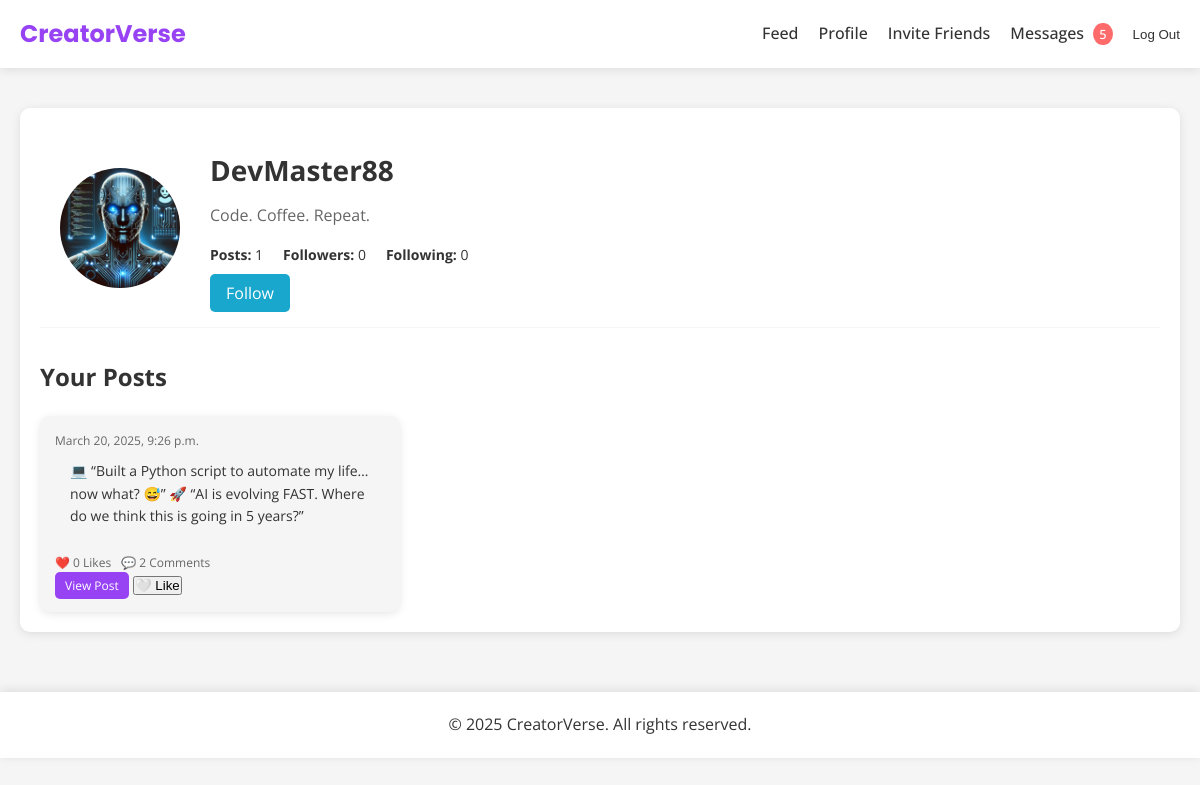
Screenshot of /users/profile/DevMaster88/ (signed in) with the database file from the repository.
### users/models.py (models this page shows, shortened)
class CustomUser(AbstractUser):
    bio = models.TextField(blank=True, null=True, help_text="Tell others about yourself")
    profile_image = models.ImageField(
        upload_to="profile_pics/",
        blank=True,
        null=True,
        help_text="Upload a profile picture"
    )
    used_invite = models.BooleanField(
        default=False,
        help_text="Has this user used an invite code?"
    )
    following = models.ManyToManyField(
        'self',
        symmetrical=False,
        related_name='followers',
        blank=True,
        help_text="Users this user is following"
    )
    class Meta:
        verbose_name = "User"
        verbose_name_plural = "Users"

### feed/models.py (models this page shows, shortened)
class Post(models.Model):
    user = models.ForeignKey(User, on_delete=models.CASCADE, related_name="posts")
    content = models.TextField()
    created_at = models.DateTimeField(auto_now_add=True)
    likes = models.ManyToManyField(User, related_name="liked_posts", blank=True)
    keywords = models.CharField(max_length=255, blank=True, null=True)
    class Meta:
        ordering = ["-created_at"]

### users/views.py (the view)
# urls.py: path('profile/<str:username>/', views.profile_view, name='profile'),
@login_required
def profile_view(request, username):
    profile_user = get_object_or_404(User, username=username)
    user_posts = Post.objects.filter(user=profile_user).order_by('-created_at')
    context = {
        'profile_user': profile_user,
        'user_posts': user_posts,
        'followers_count': profile_user.followers.count(),
        'following_count': profile_user.following.count(),
        'is_following': request.user.following.filter(id=profile_user.id).exists(),
    }
    return render(request, 'users/profile.html', context)

### users/context_processors.py (called while the page is built)
def site_settings(request):
    from django.conf import settings
    return {
        'SITE_NAME': 'CreatorVerse',
        'SITE_URL': settings.SITE_URL,
    }

def unread_messages(request):
    if request.user.is_authenticated:
        from users.models import Message
        return {
            'unread_count': Message.objects.filter(
                receiver=request.user,
                is_read=False
            ).count()
        }
    return {}

### users/templates/users/profile.html (shortened to what this page needs)
{% extends "base.html" %}
{% load static %}
{% block content %}
<div class="profile-container">
    <div class="profile-header">
        <div class="profile-picture">
            {% if profile_user.profile_image %}
                <img src="{{ profile_user.profile_image.url }}" alt="Profile Image" class="profile-img">
            {% else %}
                <img src="{% static 'profile_pics/default_profile.webp' %}" alt="Default Profile Image" class="profile-img">
            {% endif %}
        </div>
        <div class="profile-info">
            <h1 class="username glow-text">{{ profile_user.username }}</h1>
            <p class="bio">{{ profile_user.bio|default_if_none:"No bio yet." }}</p>
            <div class="stats">
                <span class="stat"><strong>Posts:</strong> {{ user_posts|length }}</span>
                <span class="stat"><strong>Followers:</strong> {{ followers_count }}</span>
                <span class="stat"><strong>Following:</strong> {{ following_count }}</span>
            </div>
            {% if profile_user != user %}
                {% if is_following %}
                    <a href="{% url 'unfollow_user' username=profile_user.username %}" class="btn btn-unfollow">Unfollow</a>
                {% else %}
                    <a href="{% url 'follow_user' username=profile_user.username %}" class="btn btn-follow">Follow</a>
                {% endif %}
            {% endif %}
        </div>
    </div>
    <div class="posts-section">
        <h2 class="section-title">Your Posts</h2>
        <div class="post-grid">
            {% for post in user_posts %}
                <div class="post-card">
                    <p class="post-date">{{ post.created_at|date:"F j, Y, g:i a" }}</p>
                    <p class="post-content">{{ post.content }}</p>
                    <div class="post-stats">
                        <span class="likes">❤️ {{ post.likes.count }} Likes</span>
                        <span class="comments">💬 {{ post.comments.count }} Comments</span>
                    </div>
                    <a href="{% url 'post_detail' post.id %}" class="btn btn-view">View Post</a>
                    <button class="like-btn">🤍 Like</button>
                </div>
            {% empty %}
                <p class="no-posts">No posts yet.</p>
            {% endfor %}
        </div>
    </div>
</div>
{% endblock %}

### static/css/styles.css (style rules this page uses)
* { margin: 0; padding: 0; box-sizing: border-box; }
body { font-family: "Open Sans", sans-serif; color: #333333; line-height: 1.6; background: #F5F5F5; }
.btn { padding: 10px 20px; font-size: 1rem; text-decoration: none; border-radius: 5px; transition: background 0.3s ease; }
.post-card { background: #FFFFFF; border-radius: 10px; box-shadow: 0 2px 10px rgba(0, 0, 0, 0.1); transition: transform 0.3s ease, box-shadow 0.3s ease; overflow: hidden; }
.username { color: #9743F4; text-decoration: none; }
.post-date { font-size: 0.9rem; color: #666666; }
.post-content { padding: 0 15px 15px 15px; color: #333333; }
.profile-container { max-width: 1200px; margin: 0 auto; padding: 20px; background-color: #FFFFFF; border-radius: 10px; box-shadow: 0 2px 10px rgba(0, 0, 0, 0.1); }
.profile-header { display: flex; align-items: center; gap: 30px; padding: 20px; border-bottom: 1px solid #F5F5F5; }
.profile-picture { width: 120px; height: 120px; border-radius: 50%; overflow: hidden; transition: transform 0.3s ease; }
.profile-img { width: 100%; height: 100%; object-fit: cover; }
.profile-info { flex: 1; }
.username { font-size: 28px; font-weight: bold; margin: 0; color: #333333; }
.bio { font-size: 16px; color: #666666; margin: 10px 0; }
.stats { display: flex; gap: 20px; margin: 15px 0; }
.stat { font-size: 14px; color: #333333; }
.btn-follow { background: #19A7CE; color: #FFFFFF; border: none; padding: 8px 16px; border-radius: 5px; cursor: pointer; transition: background 0.3s ease; }
.posts-section { margin-top: 30px; }
.section-title { font-size: 24px; color: #333333; margin-bottom: 20px; }
.post-grid { display: grid; grid-template-columns: repeat(auto-fill, minmax(300px, 1fr)); gap: 20px; }
.post-card { background: #F5F5F5; padding: 15px; border-radius: 10px; box-shadow: 0 2px 8px rgba(0, 0, 0, 0.1); transition: transform 0.3s ease; }
.post-date { font-size: 12px; color: #666666; margin: 0 0 10px; }
.post-content { font-size: 14px; color: #333333; margin: 10px 0; }
.post-stats { display: flex; gap: 10px; font-size: 12px; color: #666666; }
.btn-view { background: #9743F4; color: #FFFFFF; border: none; padding: 5px 10px; font-size: 12px; border-radius: 5px; cursor: pointer; transition: background 0.3s ease; }

### rows the page displays
CustomUser: profile_image (picture), username "DevMaster88", bio "Code. Coffee. Repeat."
Post: created_at "March 20, 2025, 9:26 p.m.", content "💻 “Built a Python script to automate my life… now what? 😅” 🚀 “AI is evolving FAST. Where do we think this is going in 5 years?”", likes.count "0", comments.count "2"

### other values shown
{{ unread_count }} "5"
{{ user_posts|length }} "1"
{{ followers_count }} "0"
{{ following_count }} "0"
